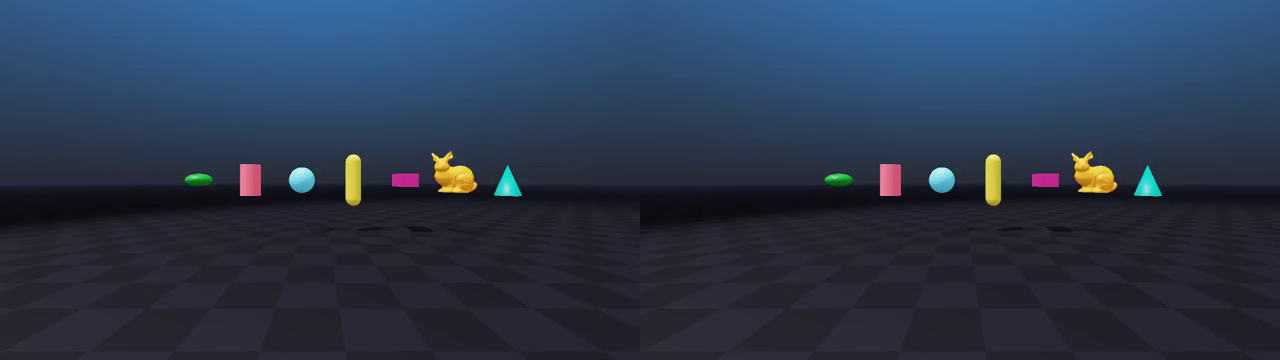
#> input picture frame 0 of .github/pr-assets/absolute-relative-damping-side-by-side.mp4, 1280 x 360 px, given in place of video.mp4, which was not available
$ python combine_videos.py
#> lines starting #> are read from the running program, lines starting #| are printed output that depends on the picture; pictures that were not available may be replaced by others from this repository, and a replacement may not be noted
#!/usr/bin/env python
# SPDX-FileCopyrightText: Copyright (c) 2025 The Newton Developers
# SPDX-License-Identifier: Apache-2.0

import cv2
import numpy as np


def _video_info(path: str):
    cap = cv2.VideoCapture(path)
    if not cap.isOpened():
        raise RuntimeError(f"Failed to open video: {path}")
    fps = cap.get(cv2.CAP_PROP_FPS)
    frame_count = int(cap.get(cv2.CAP_PROP_FRAME_COUNT))
    width = int(cap.get(cv2.CAP_PROP_FRAME_WIDTH))
    height = int(cap.get(cv2.CAP_PROP_FRAME_HEIGHT))
    return cap, fps, frame_count, width, height


def _set_frame(cap: cv2.VideoCapture, frame_idx: int):
    cap.set(cv2.CAP_PROP_POS_FRAMES, frame_idx)


def _draw_caption(
    img: np.ndarray,
    text: str,
    font_scale: float,
    font_thickness: int,
    margin_px: int = 20,
):
    font = cv2.FONT_HERSHEY_SIMPLEX
    (text_w, text_h), _ = cv2.getTextSize(text, font, font_scale, font_thickness)
    x, y = margin_px, margin_px + text_h

    # background box
    box_w = text_w + 2 * margin_px // 3
    box_h = text_h + 2 * margin_px // 3
    cv2.rectangle(
        img,
        (x - margin_px // 3, y - text_h - margin_px // 3),
        (x - margin_px // 3 + box_w, y + box_h // 3),
        (0, 0, 0),
        thickness=-1,
        lineType=cv2.LINE_AA,
    )

    # outline
    cv2.putText(img, text, (x, y), font, font_scale, (0, 0, 0), font_thickness + 2, cv2.LINE_AA)
    # foreground
    cv2.putText(img, text, (x, y), font, font_scale, (255, 255, 255), font_thickness, cv2.LINE_AA)


def combine_side_by_side(
    video_a: str,
    video_b: str,
    output_path: str,
    start_a: int = 0,
    start_b: int = 0,
    max_frames: int | None = None,
    caption_a: str | None = None,
    caption_b: str | None = None,
    font_scale: float = 1.0,
    font_thickness: int = 2,
):
#> called with start_a = 0, start_b = 0, caption_a = 'Truncation Mode 1', caption_b = 'Truncation Mode 0', font_scale = 2, font_thickness = 3
    cap_a, fps_a, count_a, w_a, h_a = _video_info(video_a)
    cap_b, fps_b, count_b, w_b, h_b = _video_info(video_b)

    if start_a >= count_a or start_b >= count_b:
        raise ValueError("Start frame is beyond video length.")

    _set_frame(cap_a, start_a)
    _set_frame(cap_b, start_b)

    # Choose fps conservatively to keep both in sync
    fps = min(fps_a, fps_b) if fps_a and fps_b else fps_a or fps_b or 30.0

    # Compute resizing to match heights
    target_h = min(h_a, h_b)
    scale_a = target_h / h_a if h_a else 1.0
    scale_b = target_h / h_b if h_b else 1.0
    target_w_a = int(round(w_a * scale_a))
    target_w_b = int(round(w_b * scale_b))

    writer = None
    frames_written = 0
    max_available = min(count_a - start_a, count_b - start_b)
    if max_frames is not None:
        max_available = min(max_available, max_frames)

    while frames_written < max_available:
        ok_a, frame_a = cap_a.read()
#> frame_a is the input picture: shape (360, 1280, 3); mean B, G, R 77.6, 56.6, 42.9
        ok_b, frame_b = cap_b.read()
        if not ok_a or not ok_b:
            break

        if frame_a.shape[0] != target_h:
            frame_a = cv2.resize(frame_a, (target_w_a, target_h), interpolation=cv2.INTER_AREA)
        if frame_b.shape[0] != target_h:
            frame_b = cv2.resize(frame_b, (target_w_b, target_h), interpolation=cv2.INTER_AREA)

        if caption_a:
            _draw_caption(frame_a, caption_a, font_scale, font_thickness)
#> in _draw_caption, `cv2.rectangle( img, (x - margin_px // 3, y - text_h - margin_px // 3),..`:
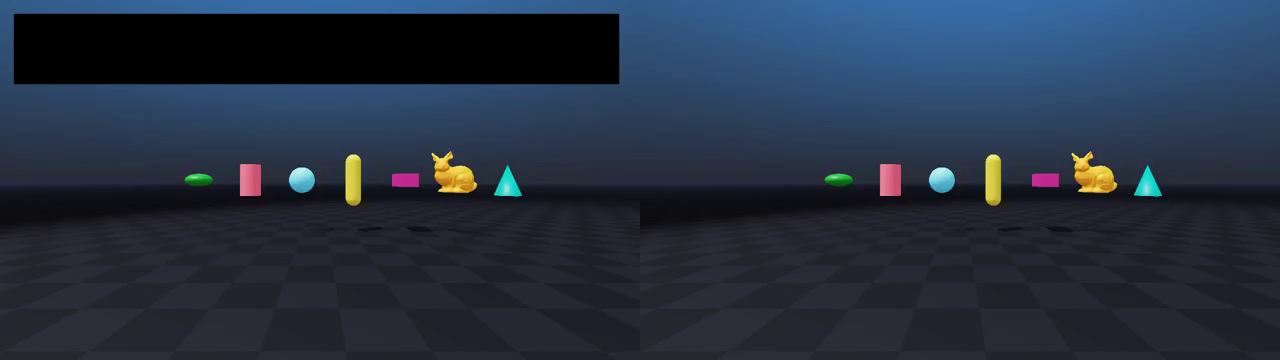
#> img: shape (360, 1280, 3); mean B, G, R 65.3, 48.4, 38.2
        if caption_b:
            _draw_caption(frame_b, caption_b, font_scale, font_thickness)
#> call 2 of _draw_caption, with text = 'Truncation Mode 0', font_scale = 2, font_thickness = 3, margin_px = 20
#> in _draw_caption (call 2), `cv2.putText(img, text, (x, y), font, font_scale, (255, 255, 255), font..`:
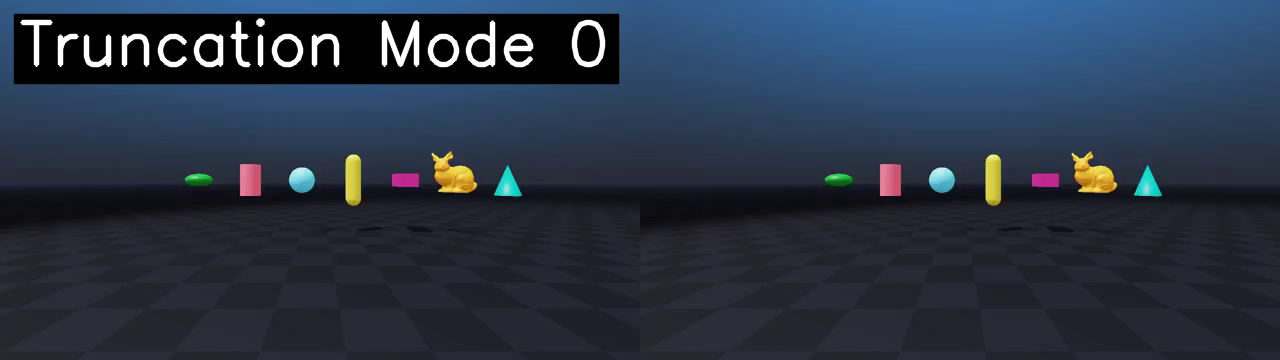
#> img: shape (360, 1280, 3); mean B, G, R 69.1, 52.2, 42

        combined = np.hstack([frame_a, frame_b])
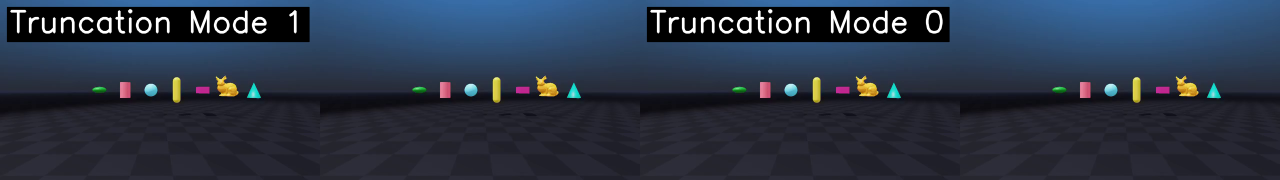
#> combined: shape (360, 2560, 3) (shown at 1/2 size); mean B, G, R 69, 52.1, 41.9

        if writer is None:
            fourcc = cv2.VideoWriter_fourcc(*"mp4v")
            writer = cv2.VideoWriter(output_path, fourcc, fps, (combined.shape[1], combined.shape[0]))
            if not writer.isOpened():
                raise RuntimeError(f"Failed to open VideoWriter for {output_path}")

        writer.write(combined)
        frames_written += 1

    cap_a.release()
    cap_b.release()
    if writer is not None:
        writer.release()


def main():
    # Hard-coded configuration. Edit these paths/captions as needed.
    # video_a = r"D:\Data\VBD_cloth_Results\Divide_and_truncate\Twist_and_release/isometric.mp4"
    # video_b = r"D:\Data\VBD_cloth_Results\Divide_and_truncate\Twist_and_release/planar.mp4"
    # output_path = r"D:\Data\VBD_cloth_Results\Divide_and_truncate\Twist_and_release\combined.mp4"

    video_a = r"D:\Data\DAT_Sim\cloth_twist_release\truncation_1_iter_10_20260105_150357\video.mp4"
    video_b = r"D:\Data\DAT_Sim\cloth_twist_release\truncation_0_iter_10_20260105_154924\video.mp4"
    output_path = r"D:\Data\DAT_Sim\cloth_twist_release\combined_truncation_comparison.mp4"

    caption_a = "Truncation Mode 1"
    caption_b = "Truncation Mode 0"

    # Optional start frames
    start_a = 0
    start_b = 0

    # Optional limit on frames to write (None = run until either video ends)
    max_frames = None

    combine_side_by_side(
        video_a=video_a,
        video_b=video_b,
        output_path=output_path,
        start_a=start_a,
        start_b=start_b,
        max_frames=max_frames,
        caption_a=caption_a,
        caption_b=caption_b,
        font_scale=2.0,
        font_thickness=3,
    )


if __name__ == "__main__":
    main()
